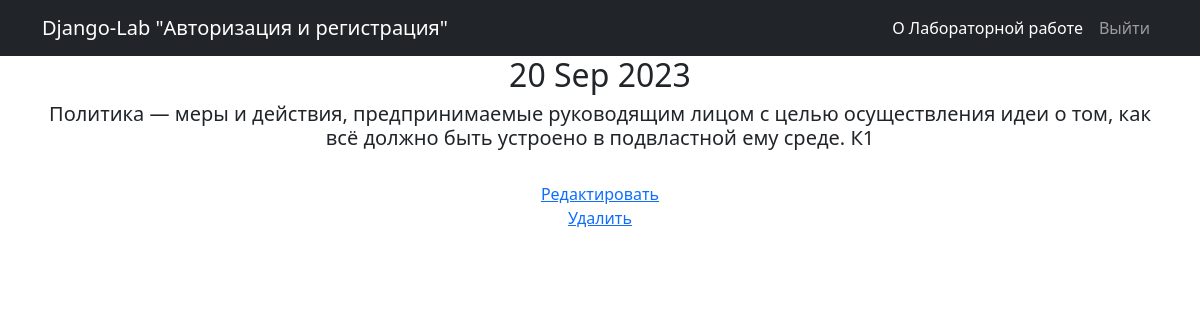
Screenshot of /news/8 with the database file from the repository.
### news/models.py (models this page shows, shortened)
class Post(models.Model):
    author = models.ForeignKey(Author, on_delete=models.CASCADE, related_name='posts')
    post_type = models.CharField(max_length=24, choices=[('article', 'Статья'), ('news', 'Новость')])
    date = models.DateTimeField(auto_now_add=True)
    categories = models.ManyToManyField('Category', through='PostCategory')
    title = models.CharField(max_length=124)
    text = models.TextField(blank=False)
    rate = models.IntegerField(default=0)

### news/views.py (the view)
# urls.py: path('<int:pk>', PostDetail.as_view(), name='post_detail'),
class PostDetail(DetailView):
    model = Post
    template_name = '../templates/flatpages/post.html'
    context_object_name = 'post'

### templates/flatpages/post.html (shortened to what this page needs)
{% extends 'flatpages/default.html' %}
{% load custom_filters %}
{% block content %}
    <h2>{{post.date|date:'d M Y' }}</h2>
    <h5>{{post.text}}</h5>
    <br> <a href="{% url 'post_update' post.id %}"> Редактировать </a>
    <br> <a href="{% url 'post_delete' post.id %}"> Удалить </a>
{% endblock content %}

### rows the page displays
Post: date "20 Sep 2023", text "Политика — меры и действия, предпринимаемые руководящим лицом с целью осуществления идеи о том, как всё должно быть устроено в подвластной ему среде. К1"
